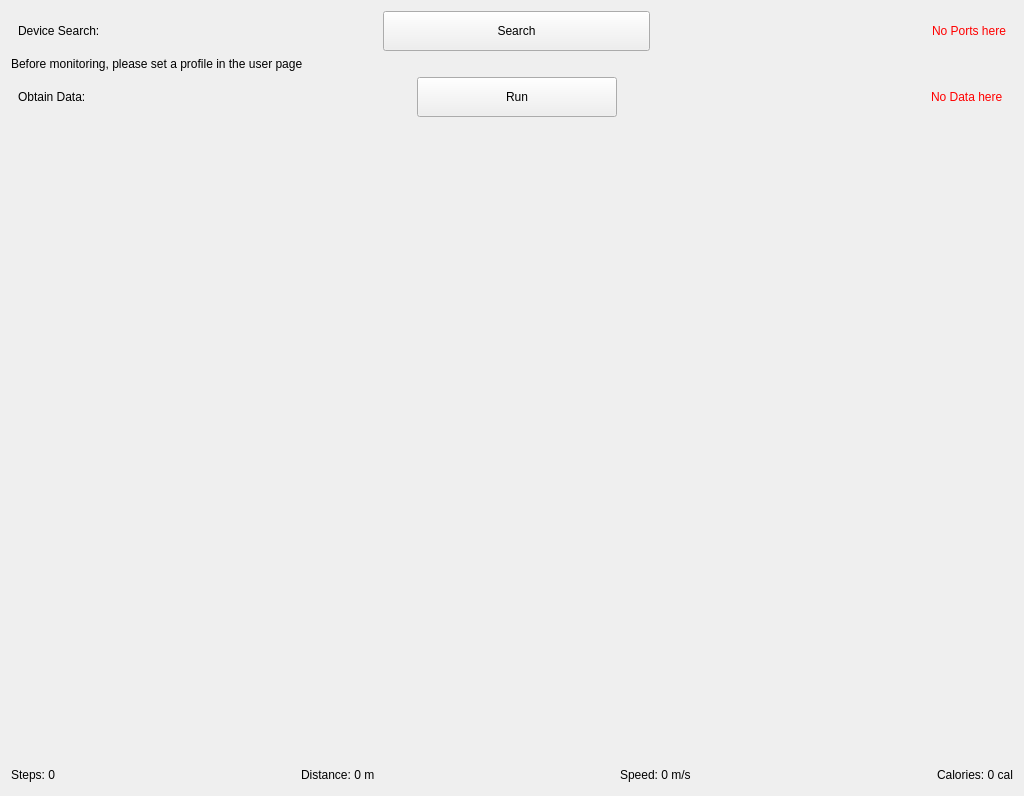
               <widget class="QWidget" name="page_data">
                <layout class="QVBoxLayout" name="verticalLayout_15">
                 <item>
                  <layout class="QHBoxLayout" name="horizontalLayout_9">
                   <property name="leftMargin">
                    <number>7</number>
                   </property>
                   <property name="rightMargin">
                    <number>7</number>
                   </property>
                   <item>
                    <widget class="QLabel" name="label_search_device">
                     <property name="styleSheet">
                      <string notr="true">font: 81 20pt &quot;Rockwell Extra Bold&quot;;</string>
                     </property>
                     <property name="text">
                      <string>Device Search:</string>
                     </property>
                    </widget>
                   </item>
                   <item>
                    <spacer name="horizontalSpacer_10">
                     <property name="orientation">
                      <enum>Qt::Horizontal</enum>
                     </property>
                     <property name="sizeHint" stdset="0">
                      <size>
                       <width>40</width>
                       <height>20</height>
                      </size>
                     </property>
                    </spacer>
                   </item>
                   <item>
                    <widget class="QPushButton" name="search_btn">
                     <property name="minimumSize">
                      <size>
                       <width>267</width>
                       <height>40</height>
                      </size>
                     </property>
                     <property name="text">
                      <string>Search</string>
                     </property>
                    </widget>
                   </item>
                   <item>
                    <spacer name="horizontalSpacer_11">
                     <property name="orientation">
                      <enum>Qt::Horizontal</enum>
                     </property>
                     <property name="sizeHint" stdset="0">
                      <size>
                       <width>40</width>
                       <height>20</height>
                      </size>
                     </property>
                    </spacer>
                   </item>
                   <item>
                    <widget class="QLabel" name="label_port">
                     <property name="styleSheet">
                      <string notr="true">color: rgb(255, 0, 0)</string>
                     </property>
                     <property name="text">
                      <string>No Ports here</string>
                     </property>
                    </widget>
                   </item>
                  </layout>
                 </item>
                 <item>
                  <widget class="QLabel" name="label_alert_profile">
                   <property name="styleSheet">
                    <string notr="true">font: 7pt &quot;Rockwell&quot;;</string>
                   </property>
                   <property name="text">
                    <string>Before monitoring, please set a profile in the user page</string>
                   </property>
                  </widget>
                 </item>
                 <item>
                  <layout class="QHBoxLayout" name="horizontalLayout_10">
                   <property name="leftMargin">
                    <number>7</number>
                   </property>
                   <property name="rightMargin">
                    <number>7</number>
                   </property>
                   <item>
                    <widget class="QLabel" name="label_obtaindata">
                     <property name="styleSheet">
                      <string notr="true">font: 81 20pt &quot;Rockwell Extra Bold&quot;;</string>
                     </property>
                     <property name="text">
                      <string>Obtain Data:     </string>
                     </property>
                    </widget>
                   </item>
                   <item>
                    <spacer name="horizontalSpacer_12">
                     <property name="orientation">
                      <enum>Qt::Horizontal</enum>
                     </property>
                     <property name="sizeHint" stdset="0">
                      <size>
                       <width>40</width>
                       <height>20</height>
                      </size>
                     </property>
                    </spacer>
                   </item>
                   <item>
                    <widget class="QPushButton" name="data_btn">
                     <property name="minimumSize">
                      <size>
                       <width>200</width>
                       <height>40</height>
                      </size>
                     </property>
                     <property name="text">
                      <string>Run</string>
                     </property>
                    </widget>
                   </item>
                   <item>
                    <spacer name="horizontalSpacer_13">
                     <property name="orientation">
                      <enum>Qt::Horizontal</enum>
                     </property>
                     <property name="sizeHint" stdset="0">
                      <size>
                       <width>40</width>
                       <height>20</height>
                      </size>
                     </property>
                    </spacer>
                   </item>
                   <item>
                    <widget class="QLabel" name="label_data">
                     <property name="styleSheet">
                      <string notr="true">color: rgb(255, 0, 0)</string>
                     </property>
                     <property name="text">
                      <string>No Data here </string>
                     </property>
                    </widget>
                   </item>
                  </layout>
                 </item>
                 <item>
                  <layout class="QVBoxLayout" name="verticalLayout_9">
                   <item>
                    <layout class="QHBoxLayout" name="horizontalLayout_8">
                     <item>
                      <widget class="PlotWidget" name="graphWidgetX" native="true">
                       <property name="minimumSize">
                        <size>
                         <width>330</width>
                         <height>330</height>
                        </size>
                       </property>
                      </widget>
                     </item>
                     <item>
                      <widget class="PlotWidget" name="graphWidgetY" native="true">
                       <property name="minimumSize">
                        <size>
                         <width>330</width>
                         <height>330</height>
                        </size>
                       </property>
                      </widget>
                     </item>
                     <item>
                      <widget class="PlotWidget" name="graphWidgetZ" native="true">
                       <property name="minimumSize">
                        <size>
                         <width>330</width>
                         <height>330</height>
                        </size>
                       </property>
                      </widget>
                     </item>
                    </layout>
                   </item>
                  </layout>
                 </item>
                 <item>
                  <widget class="PlotWidget" name="graphWidgetACC" native="true">
                   <property name="minimumSize">
                    <size>
                     <width>500</width>
                     <height>300</height>
                    </size>
                   </property>
                  </widget>
                 </item>
                 <item>
                  <layout class="QHBoxLayout" name="horizontalLayout_11">
                   <item>
                    <widget class="QLabel" name="label_passi">
                     <property name="text">
                      <string>Steps: 0</string>
                     </property>
                    </widget>
                   </item>
                   <item>
                    <spacer name="horizontalSpacer_14">
                     <property name="orientation">
                      <enum>Qt::Horizontal</enum>
                     </property>
                     <property name="sizeHint" stdset="0">
                      <size>
                       <width>40</width>
                       <height>20</height>
                      </size>
                     </property>
                    </spacer>
                   </item>
                   <item>
                    <widget class="QLabel" name="label_distanza">
                     <property name="text">
                      <string>Distance: 0 m</string>
                     </property>
                    </widget>
                   </item>
                   <item>
                    <spacer name="horizontalSpacer_15">
                     <property name="orientation">
                      <enum>Qt::Horizontal</enum>
                     </property>
                     <property name="sizeHint" stdset="0">
                      <size>
                       <width>40</width>
                       <height>20</height>
                      </size>
                     </property>
                    </spacer>
                   </item>
                   <item>
                    <widget class="QLabel" name="label_velocita">
                     <property name="text">
                      <string>Speed: 0 m/s</string>
                     </property>
                    </widget>
                   </item>
                   <item>
                    <spacer name="horizontalSpacer_16">
                     <property name="orientation">
                      <enum>Qt::Horizontal</enum>
                     </property>
                     <property name="sizeHint" stdset="0">
                      <size>
                       <width>40</width>
                       <height>20</height>
                      </size>
                     </property>
                    </spacer>
                   </item>
                   <item>
                    <widget class="QLabel" name="label_calorie">
                     <property name="text">
                      <string>Calories: 0 cal</string>
                     </property>
                    </widget>
                   </item>
                  </layout>
                 </item>
                </layout>
               </widget>
